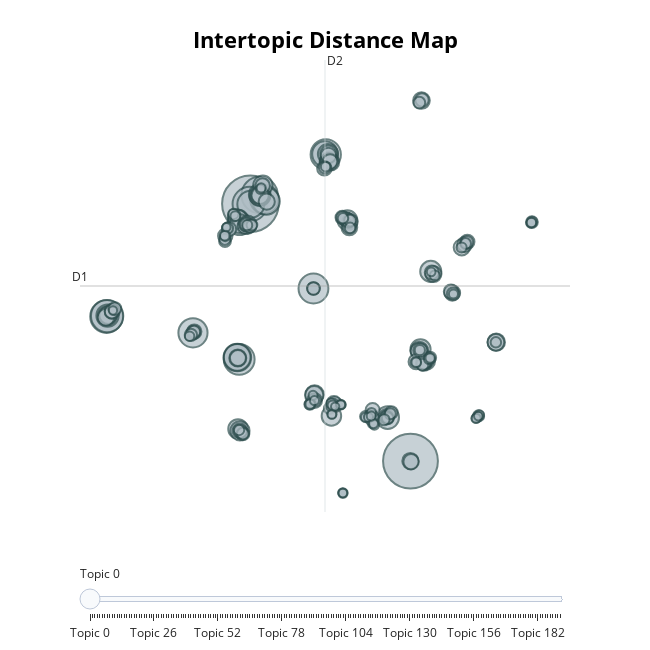

Notebook code cell kept with this figure:
### Code cell
BERTopic_mpnet_base_1.visualize_topics()

### Figure 1 — Plotly figure (JSON) as saved in the notebook; plotly's stock layout.template omitted (floating-point values rounded to 4 significant figures; data arrays with more than 128 entries replaced by an {"elided": "..."} marker saying what was removed)
{"data": [{"customdata": {"elided": "192x3 mixed values"}, "hovertemplate": "<b>Topic %{customdata[0]}</b><br>%{customdata[1]}<br>Size: %{customdata[2]}", "legendgroup": "", "marker": {"color": "#B0BEC5", "line": {"color": "DarkSlateGrey", "width": 2}, "size": {"elided": "192 int values"}, "sizemode": "area", "sizeref": 0.2894, "symbol": "circle"}, "mode": "markers", "name": "", "orientation": "v", "showlegend": false, "type": "scatter", "x": {"elided": "192 float values"}, "xaxis": "x", "y": {"elided": "192 float values"}, "yaxis": "y"}], "layout": {"annotations": [{"showarrow": false, "text": "D1", "x": -13.89, "y": 5.72, "yshift": 10}, {"showarrow": false, "text": "D2", "x": 3.204, "xshift": 10, "y": 21.67}], "height": 650, "hoverlabel": {"bgcolor": "white", "font": {"family": "Rockwell", "size": 16}}, "legend": {"itemsizing": "constant", "tracegroupgap": 0}, "margin": {"t": 60}, "shapes": [{"line": {"color": "#CFD8DC", "width": 2}, "type": "line", "x0": 3.204, "x1": 3.204, "y0": -10.23, "y1": 21.67}, {"line": {"color": "#9E9E9E", "width": 2}, "type": "line", "x0": -13.89, "x1": 20.29, "y0": 5.72, "y1": 5.72}], "sliders": [{"active": 0, "pad": {"t": 50}, "steps": [{"args": [{"marker.color": {"elided": "1x192 str values"}}], "label": "Topic 0", "method": "update"}, {"args": [{"marker.color": {"elided": "1x192 str values"}}], "label": "Topic 1", "method": "update"}, {"args": [{"marker.color": {"elided": "1x192 str values"}}], "label": "Topic 2", "method": "update"}, {"args": [{"marker.color": {"elided": "1x192 str values"}}], "label": "Topic 3", "method": "update"}, {"args": [{"marker.color": {"elided": "1x192 str values"}}], "label": "Topic 4", "method": "update"}, {"args": [{"marker.color": {"elided": "1x192 str values"}}], "label": "Topic 5", "method": "update"}, {"args": [{"marker.color": {"elided": "1x192 str values"}}], "label": "Topic 6", "method": "update"}, {"args": [{"marker.color": {"elided": "1x192 str values"}}], "label": "Topic 7", "method": "update"}, {"args": [{"marker.color": {"elided": "1x192 str values"}}], "label": "Topic 8", "method": "update"}, {"args": [{"marker.color": {"elided": "1x192 str values"}}], "label": "Topic 9", "method": "update"}, {"args": [{"marker.color": {"elided": "1x192 str values"}}], "label": "Topic 10", "method": "update"}, {"args": [{"marker.color": {"elided": "1x192 str values"}}], "label": "Topic 11", "method": "update"}, {"args": [{"marker.color": {"elided": "1x192 str values"}}], "label": "Topic 12", "method": "update"}, {"args": [{"marker.color": {"elided": "1x192 str values"}}], "label": "Topic 13", "method": "update"}, {"args": [{"marker.color": {"elided": "1x192 str values"}}], "label": "Topic 14", "method": "update"}, {"args": [{"marker.color": {"elided": "1x192 str values"}}], "label": "Topic 15", "method": "update"}, {"args": [{"marker.color": {"elided": "1x192 str values"}}], "label": "Topic 16", "method": "update"}, {"args": [{"marker.color": {"elided": "1x192 str values"}}], "label": "Topic 17", "method": "update"}, {"args": [{"marker.color": {"elided": "1x192 str values"}}], "label": "Topic 18", "method": "update"}, {"args": [{"marker.color": {"elided": "1x192 str values"}}], "label": "Topic 19", "method": "update"}, {"args": [{"marker.color": {"elided": "1x192 str values"}}], "label": "Topic 20", "method": "update"}, {"args": [{"marker.color": {"elided": "1x192 str values"}}], "label": "Topic 21", "method": "update"}, {"args": [{"marker.color": {"elided": "1x192 str values"}}], "label": "Topic 22", "method": "update"}, {"args": [{"marker.color": {"elided": "1x192 str values"}}], "label": "Topic 23", "method": "update"}, {"args": [{"marker.color": {"elided": "1x192 str values"}}], "label": "Topic 24", "method": "update"}, {"args": [{"marker.color": {"elided": "1x192 str values"}}], "label": "Topic 25", "method": "update"}, {"args": [{"marker.color": {"elided": "1x192 str values"}}], "label": "Topic 26", "method": "update"}, {"args": [{"marker.color": {"elided": "1x192 str values"}}], "label": "Topic 27", "method": "update"}, {"args": [{"marker.color": {"elided": "1x192 str values"}}], "label": "Topic 28", "method": "update"}, {"args": [{"marker.color": {"elided": "1x192 str values"}}], "label": "Topic 29", "method": "update"}, {"args": [{"marker.color": {"elided": "1x192 str values"}}], "label": "Topic 30", "method": "update"}, {"args": [{"marker.color": {"elided": "1x192 str values"}}], "label": "Topic 31", "method": "update"}, {"args": [{"marker.color": {"elided": "1x192 str values"}}], "label": "Topic 32", "method": "update"}, {"args": [{"marker.color": {"elided": "1x192 str values"}}], "label": "Topic 33", "method": "update"}, {"args": [{"marker.color": {"elided": "1x192 str values"}}], "label": "Topic 34", "method": "update"}, {"args": [{"marker.color": {"elided": "1x192 str values"}}], "label": "Topic 35", "method": "update"}, {"args": [{"marker.color": {"elided": "1x192 str values"}}], "label": "Topic 36", "method": "update"}, {"args": [{"marker.color": {"elided": "1x192 str values"}}], "label": "Topic 37", "method": "update"}, {"args": [{"marker.color": {"elided": "1x192 str values"}}], "label": "Topic 38", "method": "update"}, {"args": [{"marker.color": {"elided": "1x192 str values"}}], "label": "Topic 39", "method": "update"}, {"args": [{"marker.color": {"elided": "1x192 str values"}}], "label": "Topic 40", "method": "update"}, {"args": [{"marker.color": {"elided": "1x192 str values"}}], "label": "Topic 41", "method": "update"}, {"args": [{"marker.color": {"elided": "1x192 str values"}}], "label": "Topic 42", "method": "update"}, {"args": [{"marker.color": {"elided": "1x192 str values"}}], "label": "Topic 43", "method": "update"}, {"args": [{"marker.color": {"elided": "1x192 str values"}}], "label": "Topic 44", "method": "update"}, {"args": [{"marker.color": {"elided": "1x192 str values"}}], "label": "Topic 45", "method": "update"}, {"args": [{"marker.color": {"elided": "1x192 str values"}}], "label": "Topic 46", "method": "update"}, {"args": [{"marker.color": {"elided": "1x192 str values"}}], "label": "Topic 47", "method": "update"}, {"args": [{"marker.color": {"elided": "1x192 str values"}}], "label": "Topic 48", "method": "update"}, {"args": [{"marker.color": {"elided": "1x192 str values"}}], "label": "Topic 49", "method": "update"}, {"args": [{"marker.color": {"elided": "1x192 str values"}}], "label": "Topic 50", "method": "update"}, {"args": [{"marker.color": {"elided": "1x192 str values"}}], "label": "Topic 51", "method": "update"}, {"args": [{"marker.color": {"elided": "1x192 str values"}}], "label": "Topic 52", "method": "update"}, {"args": [{"marker.color": {"elided": "1x192 str values"}}], "label": "Topic 53", "method": "update"}, {"args": [{"marker.color": {"elided": "1x192 str values"}}], "label": "Topic 54", "method": "update"}, {"args": [{"marker.color": {"elided": "1x192 str values"}}], "label": "Topic 55", "method": "update"}, {"args": [{"marker.color": {"elided": "1x192 str values"}}], "label": "Topic 56", "method": "update"}, {"args": [{"marker.color": {"elided": "1x192 str values"}}], "label": "Topic 57", "method": "update"}, {"args": [{"marker.color": {"elided": "1x192 str values"}}], "label": "Topic 58", "method": "update"}, {"args": [{"marker.color": {"elided": "1x192 str values"}}], "label": "Topic 59", "method": "update"}, {"args": [{"marker.color": {"elided": "1x192 str values"}}], "label": "Topic 60", "method": "update"}, {"args": [{"marker.color": {"elided": "1x192 str values"}}], "label": "Topic 61", "method": "update"}, {"args": [{"marker.color": {"elided": "1x192 str values"}}], "label": "Topic 62", "method": "update"}, {"args": [{"marker.color": {"elided": "1x192 str values"}}], "label": "Topic 63", "method": "update"}, {"args": [{"marker.color": {"elided": "1x192 str values"}}], "label": "Topic 64", "method": "update"}, {"args": [{"marker.color": {"elided": "1x192 str values"}}], "label": "Topic 65", "method": "update"}, {"args": [{"marker.color": {"elided": "1x192 str values"}}], "label": "Topic 66", "method": "update"}, {"args": [{"marker.color": {"elided": "1x192 str values"}}], "label": "Topic 67", "method": "update"}, {"args": [{"marker.color": {"elided": "1x192 str values"}}], "label": "Topic 68", "method": "update"}, {"args": [{"marker.color": {"elided": "1x192 str values"}}], "label": "Topic 69", "method": "update"}, {"args": [{"marker.color": {"elided": "1x192 str values"}}], "label": "Topic 70", "method": "update"}, {"args": [{"marker.color": {"elided": "1x192 str values"}}], "label": "Topic 71", "method": "update"}, {"args": [{"marker.color": {"elided": "1x192 str values"}}], "label": "Topic 72", "method": "update"}, {"args": [{"marker.color": {"elided": "1x192 str values"}}], "label": "Topic 73", "method": "update"}, {"args": [{"marker.color": {"elided": "1x192 str values"}}], "label": "Topic 74", "method": "update"}, {"args": [{"marker.color": {"elided": "1x192 str values"}}], "label": "Topic 75", "method": "update"}, {"args": [{"marker.color": {"elided": "1x192 str values"}}], "label": "Topic 76", "method": "update"}, {"args": [{"marker.color": {"elided": "1x192 str values"}}], "label": "Topic 77", "method": "update"}, {"args": [{"marker.color": {"elided": "1x192 str values"}}], "label": "Topic 78", "method": "update"}, {"args": [{"marker.color": {"elided": "1x192 str values"}}], "label": "Topic 79", "method": "update"}, {"args": [{"marker.color": {"elided": "1x192 str values"}}], "label": "Topic 80", "method": "update"}, {"args": [{"marker.color": {"elided": "1x192 str values"}}], "label": "Topic 81", "method": "update"}, {"args": [{"marker.color": {"elided": "1x192 str values"}}], "label": "Topic 82", "method": "update"}, {"args": [{"marker.color": {"elided": "1x192 str values"}}], "label": "Topic 83", "method": "update"}, {"args": [{"marker.color": {"elided": "1x192 str values"}}], "label": "Topic 84", "method": "update"}, {"args": [{"marker.color": {"elided": "1x192 str values"}}], "label": "Topic 85", "method": "update"}, {"args": [{"marker.color": {"elided": "1x192 str values"}}], "label": "Topic 86", "method": "update"}, {"args": [{"marker.color": {"elided": "1x192 str values"}}], "label": "Topic 87", "method": "update"}, {"args": [{"marker.color": {"elided": "1x192 str values"}}], "label": "Topic 88", "method": "update"}, {"args": [{"marker.color": {"elided": "1x192 str values"}}], "label": "Topic 89", "method": "update"}, {"args": [{"marker.color": {"elided": "1x192 str values"}}], "label": "Topic 90", "method": "update"}, {"args": [{"marker.color": {"elided": "1x192 str values"}}], "label": "Topic 91", "method": "update"}, {"args": [{"marker.color": {"elided": "1x192 str values"}}], "label": "Topic 92", "method": "update"}, {"args": [{"marker.color": {"elided": "1x192 str values"}}], "label": "Topic 93", "method": "update"}, {"args": [{"marker.color": {"elided": "1x192 str values"}}], "label": "Topic 94", "method": "update"}, {"args": [{"marker.color": {"elided": "1x192 str values"}}], "label": "Topic 95", "method": "update"}, {"args": [{"marker.color": {"elided": "1x192 str values"}}], "label": "Topic 96", "method": "update"}, {"args": [{"marker.color": {"elided": "1x192 str values"}}], "label": "Topic 97", "method": "update"}, {"args": [{"marker.color": {"elided": "1x192 str values"}}], "label": "Topic 98", "method": "update"}, {"args": [{"marker.color": {"elided": "1x192 str values"}}], "label": "Topic 99", "method": "update"}, {"args": [{"marker.color": {"elided": "1x192 str values"}}], "label": "Topic 100", "method": "update"}, {"args": [{"marker.color": {"elided": "1x192 str values"}}], "label": "Topic 101", "method": "update"}, {"args": [{"marker.color": {"elided": "1x192 str values"}}], "label": "Topic 102", "method": "update"}, {"args": [{"marker.color": {"elided": "1x192 str values"}}], "label": "Topic 103", "method": "update"}, {"args": [{"marker.color": {"elided": "1x192 str values"}}], "label": "Topic 104", "method": "update"}, {"args": [{"marker.color": {"elided": "1x192 str values"}}], "label": "Topic 105", "method": "update"}, {"args": [{"marker.color": {"elided": "1x192 str values"}}], "label": "Topic 106", "method": "update"}, {"args": [{"marker.color": {"elided": "1x192 str values"}}], "label": "Topic 107", "method": "update"}, {"args": [{"marker.color": {"elided": "1x192 str values"}}], "label": "Topic 108", "method": "update"}, {"args": [{"marker.color": {"elided": "1x192 str values"}}], "label": "Topic 109", "method": "update"}, {"args": [{"marker.color": {"elided": "1x192 str values"}}], "label": "Topic 110", "method": "update"}, {"args": [{"marker.color": {"elided": "1x192 str values"}}], "label": "Topic 111", "method": "update"}, {"args": [{"marker.color": {"elided": "1x192 str values"}}], "label": "Topic 112", "method": "update"}, {"args": [{"marker.color": {"elided": "1x192 str values"}}], "label": "Topic 113", "method": "update"}, {"args": [{"marker.color": {"elided": "1x192 str values"}}], "label": "Topic 114", "method": "update"}, {"args": [{"marker.color": {"elided": "1x192 str values"}}], "label": "Topic 115", "method": "update"}, {"args": [{"marker.color": {"elided": "1x192 str values"}}], "label": "Topic 116", "method": "update"}, {"args": [{"marker.color": {"elided": "1x192 str values"}}], "label": "Topic 117", "method": "update"}, {"args": [{"marker.color": {"elided": "1x192 str values"}}], "label": "Topic 118", "method": "update"}, {"args": [{"marker.color": {"elided": "1x192 str values"}}], "label": "Topic 119", "method": "update"}, {"args": [{"marker.color": {"elided": "1x192 str values"}}], "label": "Topic 120", "method": "update"}, {"args": [{"marker.color": {"elided": "1x192 str values"}}], "label": "Topic 121", "method": "update"}, {"args": [{"marker.color": {"elided": "1x192 str values"}}], "label": "Topic 122", "method": "update"}, {"args": [{"marker.color": {"elided": "1x192 str values"}}], "label": "Topic 123", "method": "update"}, {"args": [{"marker.color": {"elided": "1x192 str values"}}], "label": "Topic 124", "method": "update"}, {"args": [{"marker.color": {"elided": "1x192 str values"}}], "label": "Topic 125", "method": "update"}, {"args": [{"marker.color": {"elided": "1x192 str values"}}], "label": "Topic 126", "method": "update"}, {"args": [{"marker.color": {"elided": "1x192 str values"}}], "label": "Topic 127", "method": "update"}, {"args": [{"marker.color": {"elided": "1x192 str values"}}], "label": "Topic 128", "method": "update"}, {"args": [{"marker.color": {"elided": "1x192 str values"}}], "label": "Topic 129", "method": "update"}, {"args": [{"marker.color": {"elided": "1x192 str values"}}], "label": "Topic 130", "method": "update"}, {"args": [{"marker.color": {"elided": "1x192 str values"}}], "label": "Topic 131", "method": "update"}, {"args": [{"marker.color": {"elided": "1x192 str values"}}], "label": "Topic 132", "method": "update"}, {"args": [{"marker.color": {"elided": "1x192 str values"}}], "label": "Topic 133", "method": "update"}, {"args": [{"marker.color": {"elided": "1x192 str values"}}], "label": "Topic 134", "method": "update"}, {"args": [{"marker.color": {"elided": "1x192 str values"}}], "label": "Topic 135", "method": "update"}, {"args": [{"marker.color": {"elided": "1x192 str values"}}], "label": "Topic 136", "method": "update"}, {"args": [{"marker.color": {"elided": "1x192 str values"}}], "label": "Topic 137", "method": "update"}, {"args": [{"marker.color": {"elided": "1x192 str values"}}], "label": "Topic 138", "method": "update"}, {"args": [{"marker.color": {"elided": "1x192 str values"}}], "label": "Topic 139", "method": "update"}, {"args": [{"marker.color": {"elided": "1x192 str values"}}], "label": "Topic 140", "method": "update"}, {"args": [{"marker.color": {"elided": "1x192 str values"}}], "label": "Topic 141", "method": "update"}, {"args": [{"marker.color": {"elided": "1x192 str values"}}], "label": "Topic 142", "method": "update"}, {"args": [{"marker.color": {"elided": "1x192 str values"}}], "label": "Topic 143", "method": "update"}, {"args": [{"marker.color": {"elided": "1x192 str values"}}], "label": "Topic 144", "method": "update"}, {"args": [{"marker.color": {"elided": "1x192 str values"}}], "label": "Topic 145", "method": "update"}, {"args": [{"marker.color": {"elided": "1x192 str values"}}], "label": "Topic 146", "method": "update"}, {"args": [{"marker.color": {"elided": "1x192 str values"}}], "label": "Topic 147", "method": "update"}, {"args": [{"marker.color": {"elided": "1x192 str values"}}], "label": "Topic 148", "method": "update"}, {"args": [{"marker.color": {"elided": "1x192 str values"}}], "label": "Topic 149", "method": "update"}, {"args": [{"marker.color": {"elided": "1x192 str values"}}], "label": "Topic 150", "method": "update"}, {"args": [{"marker.color": {"elided": "1x192 str values"}}], "label": "Topic 151", "method": "update"}, {"args": [{"marker.color": {"elided": "1x192 str values"}}], "label": "Topic 152", "method": "update"}, {"args": [{"marker.color": {"elided": "1x192 str values"}}], "label": "Topic 153", "method": "update"}, {"args": [{"marker.color": {"elided": "1x192 str values"}}], "label": "Topic 154", "method": "update"}, {"args": [{"marker.color": {"elided": "1x192 str values"}}], "label": "Topic 155", "method": "update"}, {"args": [{"marker.color": {"elided": "1x192 str values"}}], "label": "Topic 156", "method": "update"}, {"args": [{"marker.color": {"elided": "1x192 str values"}}], "label": "Topic 157", "method": "update"}, {"args": [{"marker.color": {"elided": "1x192 str values"}}], "label": "Topic 158", "method": "update"}, {"args": [{"marker.color": {"elided": "1x192 str values"}}], "label": "Topic 159", "method": "update"}, {"args": [{"marker.color": {"elided": "1x192 str values"}}], "label": "Topic 160", "method": "update"}, {"args": [{"marker.color": {"elided": "1x192 str values"}}], "label": "Topic 161", "method": "update"}, {"args": [{"marker.color": {"elided": "1x192 str values"}}], "label": "Topic 162", "method": "update"}, {"args": [{"marker.color": {"elided": "1x192 str values"}}], "label": "Topic 163", "method": "update"}, {"args": [{"marker.color": {"elided": "1x192 str values"}}], "label": "Topic 164", "method": "update"}, {"args": [{"marker.color": {"elided": "1x192 str values"}}], "label": "Topic 165", "method": "update"}, {"args": [{"marker.color": {"elided": "1x192 str values"}}], "label": "Topic 166", "method": "update"}, {"args": [{"marker.color": {"elided": "1x192 str values"}}], "label": "Topic 167", "method": "update"}, {"args": [{"marker.color": {"elided": "1x192 str values"}}], "label": "Topic 168", "method": "update"}, {"args": [{"marker.color": {"elided": "1x192 str values"}}], "label": "Topic 169", "method": "update"}, {"args": [{"marker.color": {"elided": "1x192 str values"}}], "label": "Topic 170", "method": "update"}, {"args": [{"marker.color": {"elided": "1x192 str values"}}], "label": "Topic 171", "method": "update"}, {"args": [{"marker.color": {"elided": "1x192 str values"}}], "label": "Topic 172", "method": "update"}, {"args": [{"marker.color": {"elided": "1x192 str values"}}], "label": "Topic 173", "method": "update"}, {"args": [{"marker.color": {"elided": "1x192 str values"}}], "label": "Topic 174", "method": "update"}, {"args": [{"marker.color": {"elided": "1x192 str values"}}], "label": "Topic 175", "method": "update"}, {"args": [{"marker.color": {"elided": "1x192 str values"}}], "label": "Topic 176", "method": "update"}, {"args": [{"marker.color": {"elided": "1x192 str values"}}], "label": "Topic 177", "method": "update"}, {"args": [{"marker.color": {"elided": "1x192 str values"}}], "label": "Topic 178", "method": "update"}, {"args": [{"marker.color": {"elided": "1x192 str values"}}], "label": "Topic 179", "method": "update"}, {"args": [{"marker.color": {"elided": "1x192 str values"}}], "label": "Topic 180", "method": "update"}, {"args": [{"marker.color": {"elided": "1x192 str values"}}], "label": "Topic 181", "method": "update"}, {"args": [{"marker.color": {"elided": "1x192 str values"}}], "label": "Topic 182", "method": "update"}, {"args": [{"marker.color": {"elided": "1x192 str values"}}], "label": "Topic 183", "method": "update"}, {"args": [{"marker.color": {"elided": "1x192 str values"}}], "label": "Topic 184", "method": "update"}, {"args": [{"marker.color": {"elided": "1x192 str values"}}], "label": "Topic 185", "method": "update"}, {"args": [{"marker.color": {"elided": "1x192 str values"}}], "label": "Topic 186", "method": "update"}, {"args": [{"marker.color": {"elided": "1x192 str values"}}], "label": "Topic 187", "method": "update"}, {"args": [{"marker.color": {"elided": "1x192 str values"}}], "label": "Topic 188", "method": "update"}, {"args": [{"marker.color": {"elided": "1x192 str values"}}], "label": "Topic 189", "method": "update"}, {"args": [{"marker.color": {"elided": "1x192 str values"}}], "label": "Topic 190", "method": "update"}, {"args": [{"marker.color": {"elided": "1x192 str values"}}], "label": "Topic 191", "method": "update"}]}], "title": {"font": {"color": "Black", "size": 22}, "text": "<b>Intertopic Distance Map</b>", "x": 0.5, "xanchor": "center", "y": 0.95, "yanchor": "top"}, "width": 650, "xaxis": {"anchor": "y", "domain": [0, 1], "range": [-13.89, 20.29], "title": {"text": ""}, "type": "linear", "visible": false}, "yaxis": {"anchor": "x", "domain": [0, 1], "range": [-10.23, 21.67], "title": {"text": ""}, "type": "linear", "visible": false}}}
